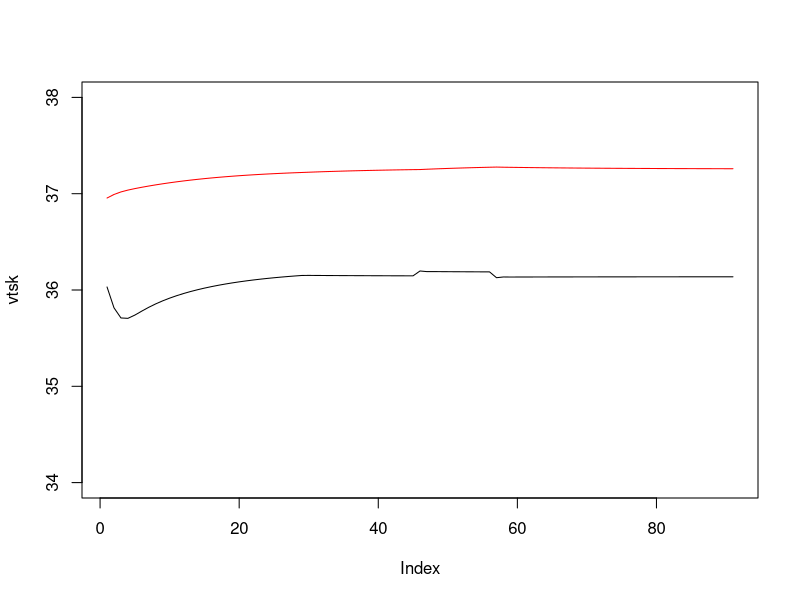

Reproduce this figure in R.
svp <- function (x){    #function to convert saturation vapour pressure units
    svp = 6.11*10^((7.5*x)/(237.7+x))    #saturation vapour pressure (hpa)
    svp_m = 0.750061683 * svp             #svp in  mmhg
    return (svp_m)
}

sub <- function(tav,trv){

    # Initial temperatures
    tcl = 34        # T of clothes
    tr = 58         # Tmrt
    rh = 0.6
    tcr = 36.9
    tsk = 36
    ta = 28
    ttsk = 33.7     # setpoint tsk
    ttcr = 36.8     # setpoint tcr
    ttbm = 36
    pa = 2.25       # mmHg vapour pressure
    tclold = tcl       #initialization
    v = 0.2           #m/s

    # Clothing related
    chclo = 0.57    # pants + t-shirt
    facl = 1.0      # surface enlargement?

    # Vascular
    skbf = 6.3
    skbfl = 90 # L/m2/hr

    # Sweat
    regswl = 500
    csw = 170 # g/m2/hr
    cdil = 200 #litres/(m2/h/K)
    cstr = 0.1
    sweat = 0

    # Metabolism and activity
    mets = 2.9
    bmr = 58.2
    rm = bmr * mets
    act = rm
    me = 0.2
    wk = 0.2 * rm

    # Body metrics
    ht = 1.81
    wt = 70
    adu = 1.8
    alpha = 0.044 + 0.35/ (skbf-0.1386)

    esk = 1
    bz = 0.1

    # Time
    time = 0.0      # init
    exp_time = 30.0 # mins
    interval = 20   # seconds
    steps = exp_time*60/interval

    # Variable vectors
    vtsk = c()
    vtcr = c()

    while (time < 1.0){
        dtim = 1.0 / steps
        time = time + dtim
        index = time*steps
        print(index)
        
        #dynamic weather
        ta = tav[index]
        tr = trv[index]

        #####
        # Radiative and convective
        ####
        chc=8.6*v**0.5
        chr = 4*0.72*5.67*10^-8*((tcl+tr)/2+273.15)^3
        tcl = (chclo*tsk+facl*(chc*ta+chr*tr))/(chclo+facl*(chc+chr))
        while (abs(tcl-tclold) > 0.01){
            chr = 4*0.72*5.67*10^-8*((tcl+tr)/2+273.15)^3
            tcl = (chclo*tsk+facl*(chc*ta+chr*tr))/(chclo+facl*(chc+chr))
            print (tcl)
            tclold=tcl
        }
        # heat flow from clothing to environment
        dry = facl*(chc*(tcl-ta)+chr*(tcl-tr))   # R + C negative = gain
        cat("R+C:",dry,"\n")
        # dry and latent respiratory heat losses
        eres = 0.017251 * rm * (5.8662-pa)      # evaporative loss from respiration
        #eres2=0.0023*rm*(44-rh*svp(ta))  #1971 formulation
        cat("eres",eres,"\n")
        cres=0.0014 * rm * (34.0-ta) # *ata*ff  # convective loss from respiration
        cat("cres",cres,"\n")
        # heat flows to skin and core
        hfsk=(tcr-tsk)*(5.28+1.163*skbf)-dry-esk

        cat ("esk:",esk,'\n')
        cat ("tcr-tsk",tcr-tsk,'\n')
        cat ("skbf:",skbf,'\n')
        cat("hfsk:",hfsk,'\n')
        hfcr=rm-(tcr-tsk)*(5.28+1.163*skbf)-cres-eres-wk
        cat("hfcr:",hfcr,'\n')

        # thermal capacities
        tccr = 58.2*(1-alpha)*wt
        tcsk = 58.2*alpha*wt

        # temperature change in 1 min
        dtsk = (hfsk*adu)/tcsk
        cat ("dtsk:",dtsk,'\n')
        dtcr = (hfcr*adu)/tccr
        tsk = tsk+dtsk
        tcr = tcr+dtcr

        if (tsk>ttsk) {
          warms = tsk - ttsk
          colds = 0
        }
        else {
          colds = ttsk - tsk
          warms = 0
        }

        if (tcr > ttcr) {
          warmc = tcr - ttcr
          coldc = 0
        }
        else{
          coldc = ttcr - tcr
          warmc = 0
        }

        ttbm = bz * ttsk+(1-bz)*ttcr
        tbm = alpha * tsk + (1-alpha)*tcr
        if (tbm > ttbm){
          warmb = tbm - ttbm
          coldb = 0
        }
        else{
          coldb = ttbm - tbm
          warmb = 0
        }

        # temperature regulation

        dilat = cdil*warmc
        stric = cstr*colds
        skbf = (6.3+dilat)/(1+stric)
        # limits
        if (skbf < 0.5) {skbf = 0.5}
        if (skbf > skbfl) {skbf = skbfl}

        # skin-core proportion changes with blood flow
        alpha = 0.0417737+ 0.7451832/(skbf+0.58517)

        cat('warms',warms,'\n')
        #sweating regulation
        regsw = csw*warmb*exp(warms/10.7)
        if (regsw > regswl) {
          regsw = regswl
        }
        ersw = 0.68 * regsw

        #shivering
        rm = act + 19.4 * colds*coldc
        cat('rm:',rm,'\n')

        #evaporation
        lr=15.1512*(tsk+273.15)/273.15
        im = 1
        icl = 1
        rt = (1/im) * (1/(lr*facl*chc)+1/(lr*chclo*icl))

        emax = (1/rt)*(svp(tsk)-pa)

        cat('ersw:',ersw,'emax:',emax,'\n')
        prsw = ersw / emax
        sweat = sweat + (ersw*adu/0.7)*(interval/3600) #g/timestep

        pdif = (1-prsw)*0.06
        edif = pdif*emax
        esk = ersw + edif
        pwet = esk/emax

        #dripping sweat
        eveff = 1

        if (pwet >= eveff & emax >= 0){
            pwet = eveff
            prsw = (eveff-0.06)/.94
            ersw = prsw / emax
            pdif = (1-prsw)*0.06
            edif = pdif*emax
            esk = ersw + edif
        }

        if (emax < 0) {
            pdif = 0
            edif = 0
            esk = emax
            pwet = eveff
            prsw = eveff
            ersw= 0
        }
        edrip = (regsw*0.68-prsw*emax)/0.68
        if (edrip < 0) {edrip = 0}

        #vapour pressure at skin
        vpsk = pwet * svp(tsk)+(1-pwet)*pa
        # rh at skin
        rhsk = vpsk/svp(tsk)
        cat("tsk:",tsk,"\n")
        vtsk <- c(vtsk,tsk)
        vtcr <- c(vtcr,tcr)
        }
        plot(vtsk,type="l",ylim=c(34,38))
        lines(vtcr,col="red")
        cat('sweat',sweat,'\n')
    }

  sub2 <- function(){

    ctc = chc + chr
    to = ta + erf / ctc
    cloe = clo - (facl - 1)/(0.155 * facl * ctc)
    fcle = 1/(1 + 0.155 * ctc * cloe)
    fpcl = 1/(1 + (0.155/icl) * chc * chloe )

    hsk = ctc * fcle * (tsk - to) + pwet * lr * chc * fpcl * (svp(tsk) - pa)

    et = tsk - hsk / (ctc * fcle)

    # approximate ET*
    while (err >= 0) {
      et = et + 0.1
      err = hsk - ctc * fcle * (tsk - et) - pwet * lr * chc * fpcl * (svp(tsk) - svp(et)/2)
    }

    # SET*
    chrs = chr
    chcs = 5.66 * (act/58.2-0.85)^0.39
    if (chcs < 3) {
      chcs = 3
    }

    rn = rm -wk
    clos = 1.3264/(rn/58.15+0.7383)-0.0953
    kclos = 0.25
    facls = 1+kclos + clos
    ctcs = chrs + chcs
    cloes = clos - (facls -1)/(0.155*facls*ctcs)
    fcles = 1/(1+0.155*ctcs*cloes)
    fpcls = 1/(1+(0.155/0.45)*chcs*cloes)

  }

  ta = c(rep(30,45),rep(28,45))  
  tr = c(rep(30,45),rep(50,10),rep(28,35))  
  sub(ta,tr)
  #sub2()
